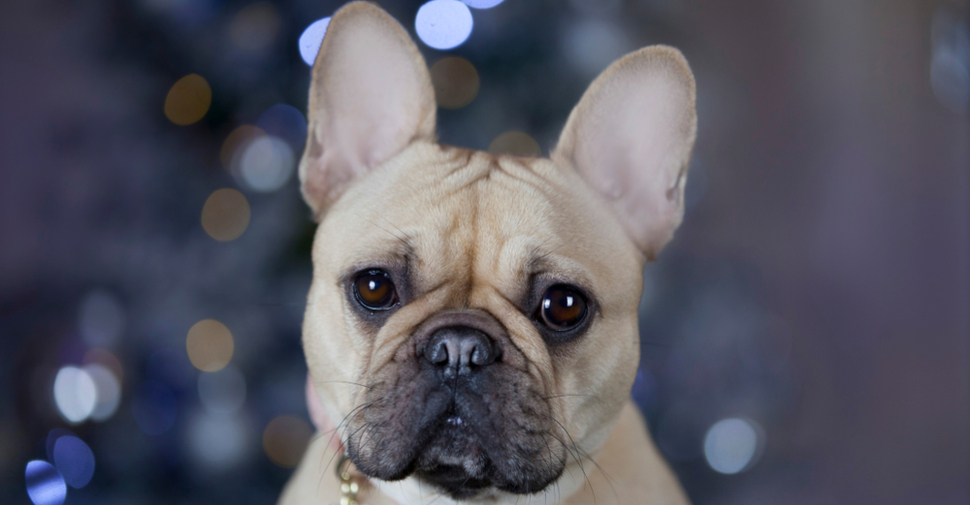
#> input picture dog.jpg, 970 x 505 px
$ python new.py
#> lines starting #> are read from the running program, lines starting #| are printed output that depends on the picture
import cv2 as cv
import numpy as np
import matplotlib.pyplot as plt
#%matplotlib qt

img = cv.imread("dog.jpg")
#> img is the input picture: shape (505, 970, 3); mean B, G, R 97.4, 86.1, 86.8

half = cv.resize(img, (0,0), fx=0.1, fy=0.1)
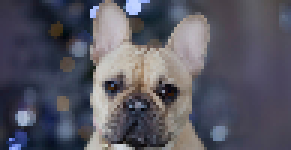
#> half: shape (50, 97, 3) (shown 3 times larger); mean B, G, R 97.4, 86.2, 86.8
bigger = cv.resize(img, (1050, 1610))
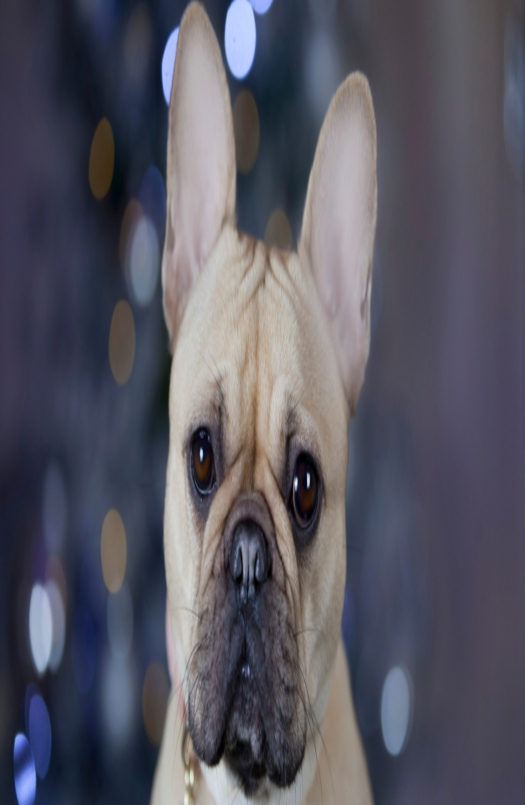
#> bigger: shape (1610, 1050, 3) (shown at 1/2 size); mean B, G, R 97.3, 86, 86.7

stretch_near = cv.resize(img, (780, 540), interpolation = cv.INTER_NEAREST)
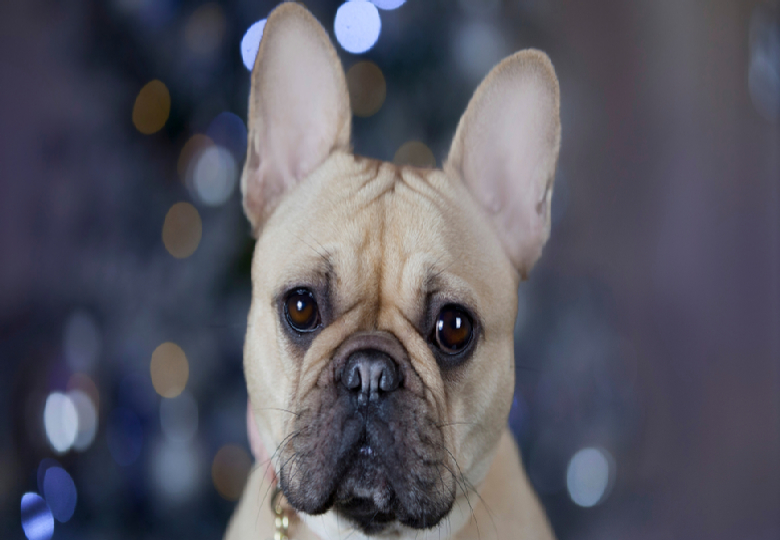
#> stretch_near: shape (540, 780, 3); mean B, G, R 97.4, 86.1, 86.7

titles = ["Original", "Half", "Bigger", "Interpolation Nearest"]
images = [img, half, bigger, stretch_near]
cnt = 4

for i in range(cnt):
    plt.subplot(2, 2, i+1)
    plt.title(titles[i])
    plt.imshow(images[i])

plt.show()
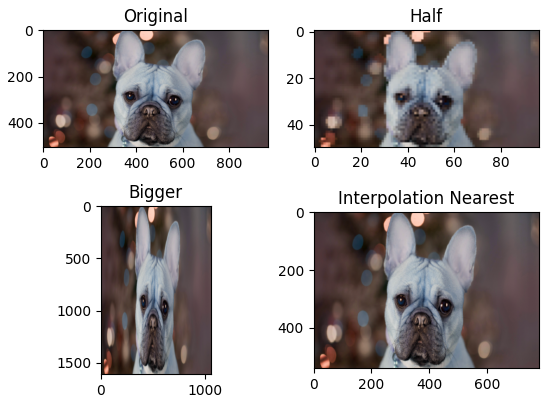
#> figure drawn by matplotlib, 4 panels; B, G, R data is drawn as R, G, B
